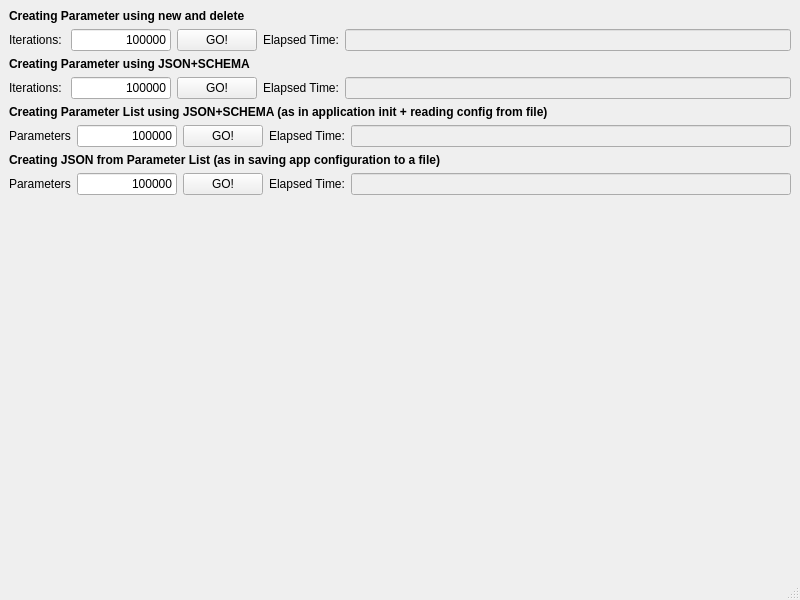
<?xml version="1.0" encoding="UTF-8"?>
<ui version="4.0">
 <class>MainWindow</class>
 <widget class="QMainWindow" name="MainWindow">
  <property name="geometry">
   <rect>
    <x>0</x>
    <y>0</y>
    <width>800</width>
    <height>600</height>
   </rect>
  </property>
  <property name="windowTitle">
   <string>MainWindow</string>
  </property>
  <widget class="QWidget" name="centralwidget">
   <layout class="QVBoxLayout" name="verticalLayout">
    <item>
     <widget class="QLabel" name="label">
      <property name="font">
       <font>
        <bold>true</bold>
       </font>
      </property>
      <property name="text">
       <string>Creating Parameter using new and delete</string>
      </property>
     </widget>
    </item>
    <item>
     <layout class="QHBoxLayout" name="horizontalLayout">
      <item>
       <widget class="QLabel" name="label_2">
        <property name="text">
         <string>Iterations: </string>
        </property>
       </widget>
      </item>
      <item>
       <widget class="QLineEdit" name="txtIterationsNew">
        <property name="maximumSize">
         <size>
          <width>100</width>
          <height>16777215</height>
         </size>
        </property>
        <property name="text">
         <string>100000</string>
        </property>
        <property name="alignment">
         <set>Qt::AlignmentFlag::AlignRight|Qt::AlignmentFlag::AlignTrailing|Qt::AlignmentFlag::AlignVCenter</set>
        </property>
       </widget>
      </item>
      <item>
       <widget class="QPushButton" name="cmdGONew">
        <property name="text">
         <string>GO!</string>
        </property>
       </widget>
      </item>
      <item>
       <widget class="QLabel" name="label_3">
        <property name="text">
         <string>Elapsed Time:</string>
        </property>
       </widget>
      </item>
      <item>
       <widget class="QLineEdit" name="txtElapsedTimeNew">
        <property name="enabled">
         <bool>false</bool>
        </property>
        <property name="text">
         <string/>
        </property>
       </widget>
      </item>
     </layout>
    </item>
    <item>
     <widget class="QLabel" name="label_7">
      <property name="font">
       <font>
        <bold>true</bold>
       </font>
      </property>
      <property name="text">
       <string>Creating Parameter using JSON+SCHEMA</string>
      </property>
     </widget>
    </item>
    <item>
     <layout class="QHBoxLayout" name="horizontalLayout_2">
      <item>
       <widget class="QLabel" name="label_4">
        <property name="text">
         <string>Iterations: </string>
        </property>
       </widget>
      </item>
      <item>
       <widget class="QLineEdit" name="txtIterationsJson">
        <property name="maximumSize">
         <size>
          <width>100</width>
          <height>16777215</height>
         </size>
        </property>
        <property name="text">
         <string>100000</string>
        </property>
        <property name="alignment">
         <set>Qt::AlignmentFlag::AlignRight|Qt::AlignmentFlag::AlignTrailing|Qt::AlignmentFlag::AlignVCenter</set>
        </property>
       </widget>
      </item>
      <item>
       <widget class="QPushButton" name="cmdGOJson">
        <property name="text">
         <string>GO!</string>
        </property>
       </widget>
      </item>
      <item>
       <widget class="QLabel" name="label_5">
        <property name="text">
         <string>Elapsed Time:</string>
        </property>
       </widget>
      </item>
      <item>
       <widget class="QLineEdit" name="txtElapsedTimeJson">
        <property name="enabled">
         <bool>false</bool>
        </property>
        <property name="text">
         <string/>
        </property>
       </widget>
      </item>
     </layout>
    </item>
    <item>
     <widget class="QLabel" name="label_8">
      <property name="font">
       <font>
        <bold>true</bold>
       </font>
      </property>
      <property name="text">
       <string>Creating Parameter List using JSON+SCHEMA (as in application init + reading config from file)</string>
      </property>
     </widget>
    </item>
    <item>
     <layout class="QHBoxLayout" name="horizontalLayout_3">
      <item>
       <widget class="QLabel" name="label_6">
        <property name="text">
         <string>Parameters</string>
        </property>
       </widget>
      </item>
      <item>
       <widget class="QLineEdit" name="txtParametersCountJson">
        <property name="maximumSize">
         <size>
          <width>100</width>
          <height>16777215</height>
         </size>
        </property>
        <property name="text">
         <string>100000</string>
        </property>
        <property name="alignment">
         <set>Qt::AlignmentFlag::AlignRight|Qt::AlignmentFlag::AlignTrailing|Qt::AlignmentFlag::AlignVCenter</set>
        </property>
       </widget>
      </item>
      <item>
       <widget class="QPushButton" name="cmdGOJsonList">
        <property name="text">
         <string>GO!</string>
        </property>
       </widget>
      </item>
      <item>
       <widget class="QLabel" name="label_9">
        <property name="text">
         <string>Elapsed Time:</string>
        </property>
       </widget>
      </item>
      <item>
       <widget class="QLineEdit" name="txtElapsedTimeJsonList">
        <property name="enabled">
         <bool>false</bool>
        </property>
        <property name="text">
         <string/>
        </property>
       </widget>
      </item>
     </layout>
    </item>
    <item>
     <widget class="QLabel" name="label_12">
      <property name="font">
       <font>
        <bold>true</bold>
       </font>
      </property>
      <property name="text">
       <string>Creating JSON from Parameter List (as in saving app configuration to a file)</string>
      </property>
     </widget>
    </item>
    <item>
     <layout class="QHBoxLayout" name="horizontalLayout_4">
      <item>
       <widget class="QLabel" name="label_10">
        <property name="text">
         <string>Parameters</string>
        </property>
       </widget>
      </item>
      <item>
       <widget class="QLineEdit" name="txtParametersCountToJson">
        <property name="maximumSize">
         <size>
          <width>100</width>
          <height>16777215</height>
         </size>
        </property>
        <property name="text">
         <string>100000</string>
        </property>
        <property name="alignment">
         <set>Qt::AlignmentFlag::AlignRight|Qt::AlignmentFlag::AlignTrailing|Qt::AlignmentFlag::AlignVCenter</set>
        </property>
       </widget>
      </item>
      <item>
       <widget class="QPushButton" name="cmdGOToJson">
        <property name="text">
         <string>GO!</string>
        </property>
       </widget>
      </item>
      <item>
       <widget class="QLabel" name="label_11">
        <property name="text">
         <string>Elapsed Time:</string>
        </property>
       </widget>
      </item>
      <item>
       <widget class="QLineEdit" name="txtElapsedTimeToJson">
        <property name="enabled">
         <bool>false</bool>
        </property>
        <property name="text">
         <string/>
        </property>
       </widget>
      </item>
     </layout>
    </item>
    <item>
     <spacer name="verticalSpacer">
      <property name="orientation">
       <enum>Qt::Orientation::Vertical</enum>
      </property>
      <property name="sizeHint" stdset="0">
       <size>
        <width>20</width>
        <height>40</height>
       </size>
      </property>
     </spacer>
    </item>
   </layout>
  </widget>
  <widget class="QMenuBar" name="menubar">
   <property name="geometry">
    <rect>
     <x>0</x>
     <y>0</y>
     <width>800</width>
     <height>22</height>
    </rect>
   </property>
  </widget>
  <widget class="QStatusBar" name="statusbar"/>
 </widget>
 <resources/>
 <connections/>
</ui>
